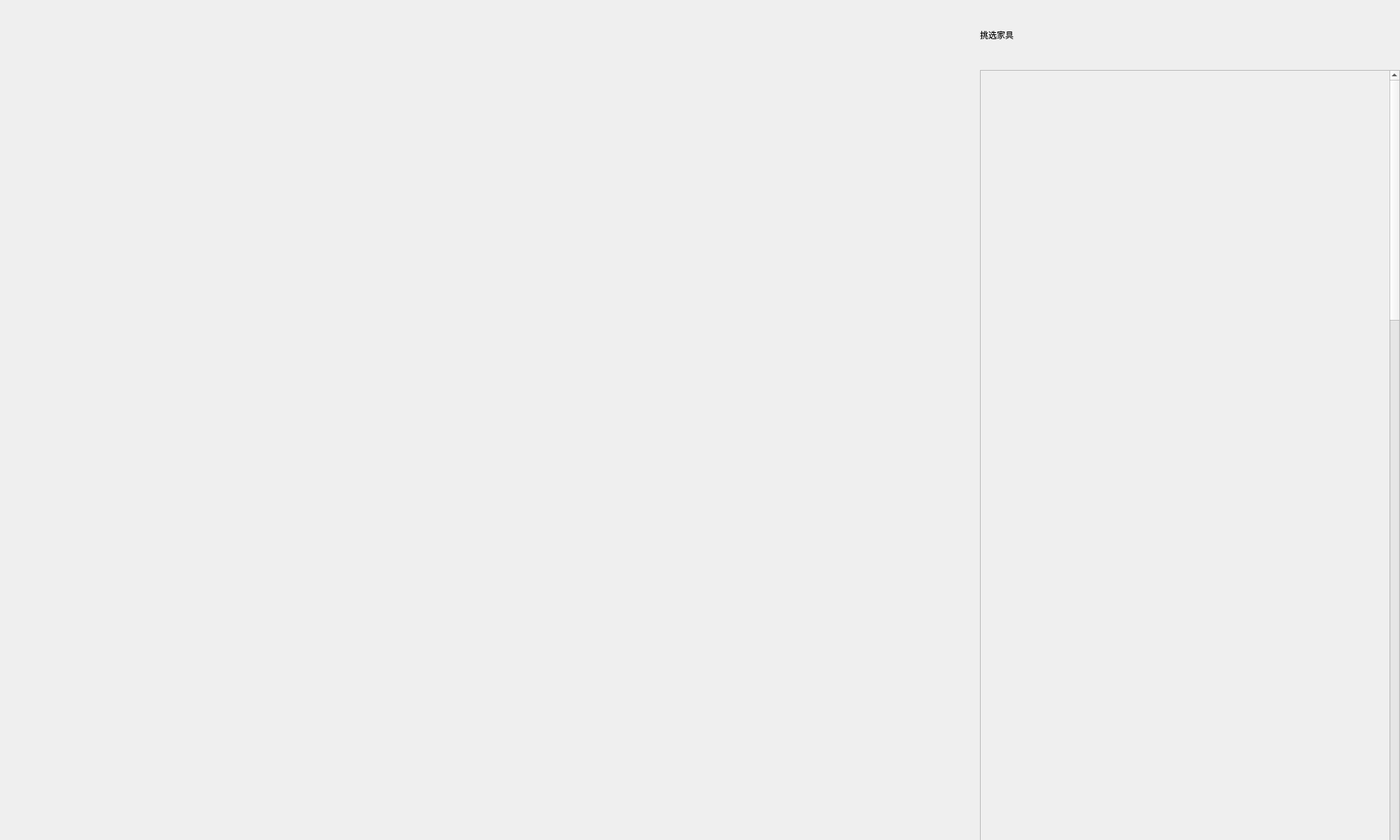
<?xml version="1.0" encoding="UTF-8"?>
<ui version="4.0">
 <class>designscene</class>
 <widget class="QWidget" name="designscene">
  <property name="geometry">
   <rect>
    <x>0</x>
    <y>0</y>
    <width>2000</width>
    <height>1200</height>
   </rect>
  </property>
  <property name="windowTitle">
   <string>Form</string>
  </property>
  <property name="windowIcon">
   <iconset>
    <normaloff>:/mnjj/allmain/windowicon1.png</normaloff>:/mnjj/allmain/windowicon1.png</iconset>
  </property>
  <widget class="QScrollArea" name="scrollArea">
   <property name="geometry">
    <rect>
     <x>1400</x>
     <y>100</y>
     <width>600</width>
     <height>1200</height>
    </rect>
   </property>
   <property name="widgetResizable">
    <bool>false</bool>
   </property>
   <widget class="QWidget" name="scrollAreaWidgetContents">
    <property name="geometry">
     <rect>
      <x>0</x>
      <y>0</y>
      <width>598</width>
      <height>4000</height>
     </rect>
    </property>
    <layout class="QVBoxLayout" name="verticalLayout"/>
   </widget>
  </widget>
  <widget class="QLabel" name="label">
   <property name="geometry">
    <rect>
     <x>1400</x>
     <y>0</y>
     <width>250</width>
     <height>100</height>
    </rect>
   </property>
   <property name="styleSheet">
    <string notr="true">font: 36pt &quot;楷体&quot;;</string>
   </property>
   <property name="text">
    <string>挑选家具</string>
   </property>
  </widget>
 </widget>
 <resources/>
 <connections/>
</ui>
